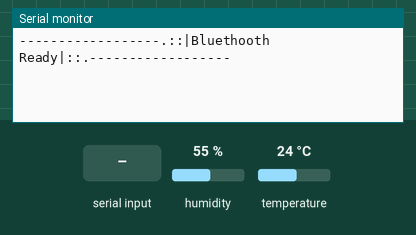
Bench run of a sketch on a simulated Arduino Uno, built with avr-gcc and run on an emulated ATmega328P. On the bench: the last lines printed to the serial monitor. Inputs (shaded band) come from the test bench; at power-on: humidity 55 %, temperature 24 °C.

Above: at 1.7 s.
1.8 s: "1" received over the second serial link
At 5.8 s:
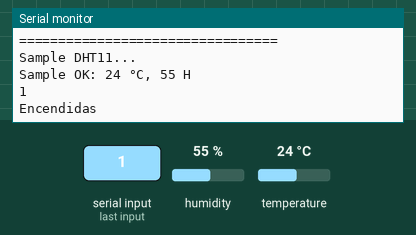
6.4 s: "0" received over the second serial link
At 9.4 s:
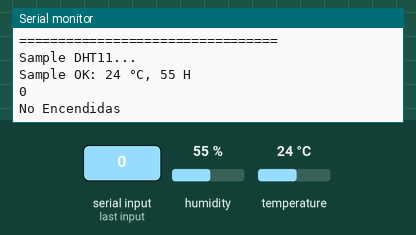
11.0 s: humidity set to 22 %
At 14.5 s:
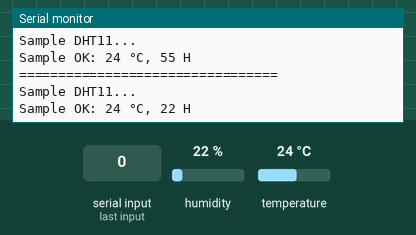
15.6 s: temperature set to 12 °C
At 18.0 s:
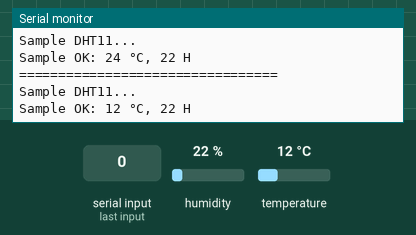
20.2 s: humidity set to 40 %
At 25.1 s:
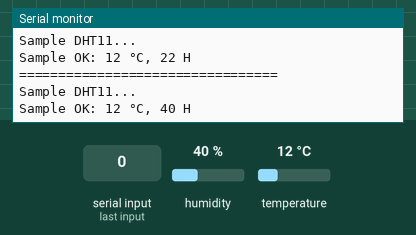
Timing chart, 0 to 25.8 s (numbered marks = the images above; inputs shaded):
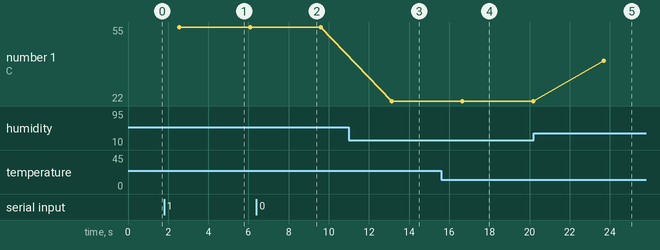

Measured:
- after the input at 1.8 s, the serial monitor: prints a new line after 3.2 s (image 1)
- after the input at 6.4 s, the serial monitor: prints a new line after 2.1 s (image 2)
- after the input at 11.0 s, the serial monitor: prints a new line after 2.1 s (image 3)
- after the input at 15.6 s, the serial monitor: prints a new line after 1.1 s (image 4)
- after the input at 20.2 s, the serial monitor: prints a new line after 3.5 s (image 5)
- plotted number 1: 55 → 22 after the input at 11.0 s, 22 → 40 after the input at 20.2 s

The sketch:

PAKO_H.ino.ino
```cpp
/*-----------------------------------------------------.::|PrototypeMethods|::.----------------------------------*/
void DeclararIOPines();
void IniciarBluethooth();
void toggle(int PinToggle);
void medirTemperaturaHumedad();
/*-----------------------------------------------------.::|Bluethooth|::.----------------------------------*/
#include <SoftwareSerial.h>
#define RxD 0
#define TxD 1
#define RST 5 // Encendido del Modulo
#define KEY 4
SoftwareSerial BTSerial(RxD, TxD);
/*-----------------------------------------------------.::|DHT 11|::.----------------------------------*/

#include <SimpleDHT.h>
  // read without samples.
  byte temperature = 0;
  byte humidity = 0;
  int err = SimpleDHTErrSuccess;

// for DHT11,
//      VCC: 5V or 3V
//      GND: GND
//      DATA: 2
int pinDHT11 = 2;
SimpleDHT11 dht11(pinDHT11);
/*-----------------------------------------------------.::|Salidas|::.----------------------------------*/
#define LEDS 4

byte bitToggle = 0;


/*-----------------------------------------------------.::|Programm|::.----------------------------------*/

void setup()
{
  IniciarBluethooth();
  DeclararIOPines();

}

void loop()
{
delay(1000);

  // Esperamos datos
  if (BTSerial.available()) {

    // Leemos el caracter
    char command = BTSerial.read();
    BTSerial.flush();
    Serial.println(command);

    switch (command) {
      case '1':
        Serial.println("Encendidas");
        digitalWrite(LEDS, HIGH);
        break;
      case '0':
        digitalWrite(LEDS, LOW);
        Serial.println("No Encendidas");

        break;
    }
  }
delay(1000);
  medirTemperaturaHumedad();
}


void toggle(int pinNum) {
  // Establece el pin del LED usando la variable pinEstado:
  digitalWrite(pinNum, bitToggle);
  // si el pinEstado = 0, lo establece a 1, y vice versa:
  bitToggle = !bitToggle;
}

void DeclararIOPines() {
  pinMode(LEDS, OUTPUT);
  pinMode(pinDHT11,INPUT);
}

void IniciarBluethooth() {
  /*
    #define RxD 10
    #define TxD 11
    #define RST 5 // Encendido del Modulo
    #define KEY 4
  */

  pinMode(RST, OUTPUT);
  pinMode(KEY, OUTPUT);


  // Estado inicial
  digitalWrite(RST, LOW);
  // Modo Comunicacion
  digitalWrite(KEY, LOW);

  // Encendemos el modulo.
  digitalWrite(RST, HIGH);

  // Configuracion del puerto serie por software
  // para comunicar con el modulo HC-05
  BTSerial.begin(9600);
  BTSerial.flush();
  delay(500);

  // Configuramos el puerto serie de Arduino para Debug
  Serial.begin(9600);
  Serial.println("------------------.::|Bluethooth Ready|::.------------------");

}

void medirTemperaturaHumedad(){
  // start working...
  Serial.println("=================================");
  Serial.println("Sample DHT11...");

  if ((err = dht11.read(&temperature, &humidity, NULL)) != SimpleDHTErrSuccess) {
//    Serial.print("Read DHT11 failed, err="); Serial.println(err);delay(1000);
    return;
  }

  Serial.print("Sample OK: ");
  Serial.print((int)temperature); Serial.print(" °C, ");
  Serial.print((int)humidity); Serial.println(" H");

  // DHT11 sampling rate is 1HZ.
  delay(1500);
  }
```
